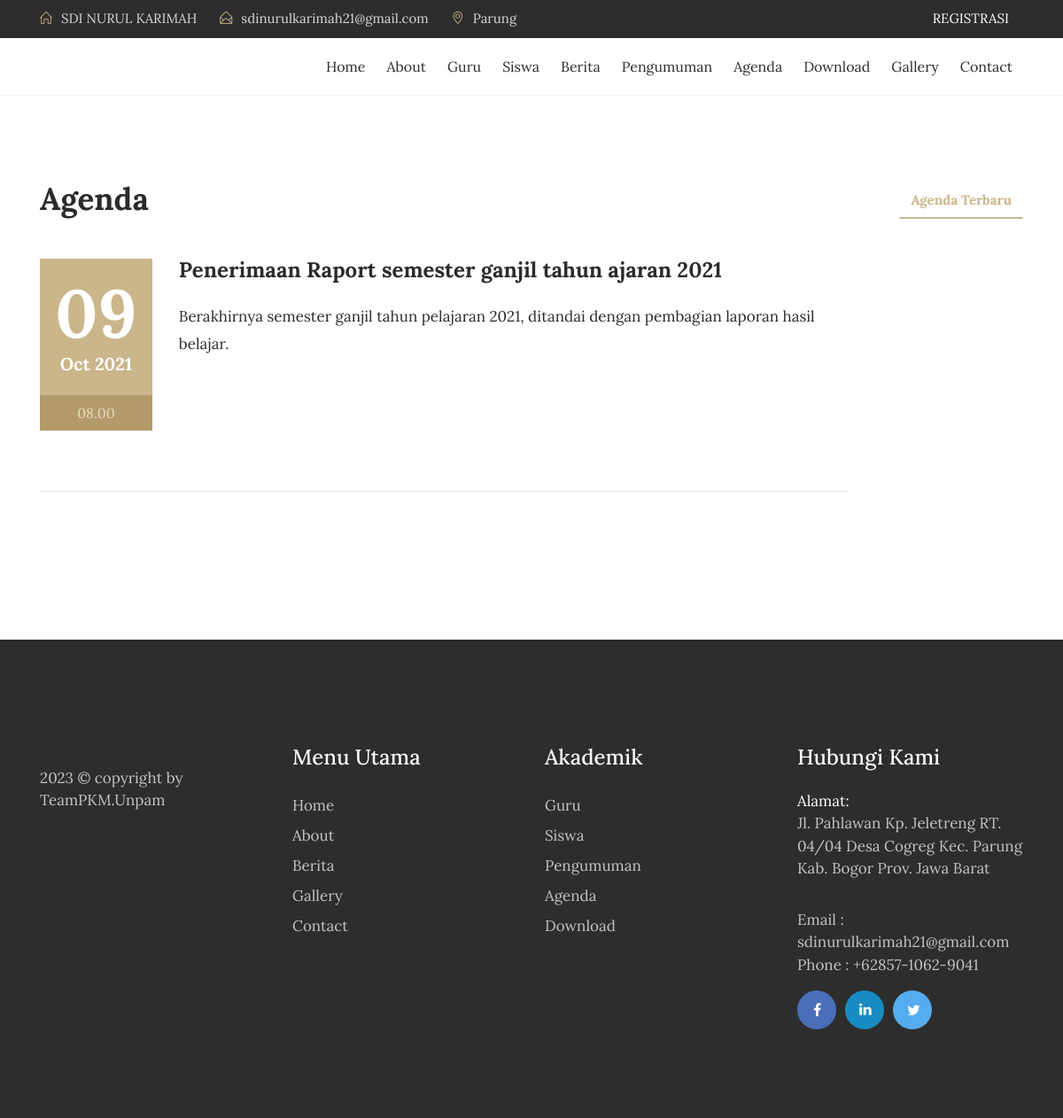
The page /index.php/agenda on the database its author committed.
### tables this page shows
CREATE TABLE `tbl_agenda` (
  `agenda_id` int(11) NOT NULL,
  `agenda_nama` varchar(200) DEFAULT NULL,
  `agenda_tanggal` timestamp NULL DEFAULT CURRENT_TIMESTAMP,
  `agenda_deskripsi` text,
  `agenda_mulai` date DEFAULT NULL,
  `agenda_selesai` date DEFAULT NULL,
  `agenda_tempat` varchar(90) DEFAULT NULL,
  `agenda_waktu` varchar(30) DEFAULT NULL,
  `agenda_keterangan` varchar(200) DEFAULT NULL,
  `agenda_author` varchar(60) DEFAULT NULL
);

### application/controllers/Agenda.php (called while the page is built, shortened)
<?php
class Agenda extends CI_Controller{
	function __construct(){
		$this->load->model('m_agenda');
		$this->load->model('m_pengunjung');
	}
	function index(){
		$jum=$this->m_agenda->agenda();
        $page=$this->uri->segment(3);
        if(!$page):
            $offset = 0;
        else:
            $offset = $page;
        endif;
        $limit=7;
        $config['base_url'] = base_url() . 'agenda/index/';
            $config['total_rows'] = $jum->num_rows();
            $config['per_page'] = $limit;
            $config['uri_segment'] = 3;
	          $config['full_tag_open']    = '<div class="pagging text-center"><nav><ul class="pagination justify-content-center">';
	          $config['full_tag_close']   = '</ul></nav></div>';
	          $config['num_tag_open']     = '<li class="page-item"><span class="page-link">';
	          $config['num_tag_close']    = '</span></li>';
	          $config['cur_tag_open']     = '<li class="page-item"><span class="page-link">';
	          $config['cur_tag_close']    = '<span class="sr-only">(current)</span></span></li>';
	          $config['next_tag_open']    = '<li class="page-item"><span class="page-link">';
	          $config['next_tagl_close']  = '<span aria-hidden="true">&raquo;</span></span></li>';
	          $config['prev_tag_open']    = '<li class="page-item"><span class="page-link">';
	          $config['prev_tagl_close']  = '</span>Next</li>';
	          $config['first_tag_open']   = '<li class="page-item"><span class="page-link">';
	          $config['first_tagl_close'] = '</span></li>';
	          $config['last_tag_open']    = '<li class="page-item"><span class="page-link">';
	          $config['last_tagl_close']  = '</span></li>';
            $config['first_link'] = 'Awal';
            $config['last_link'] = 'Akhir';
            $config['next_link'] = 'Next >>';
            $config['prev_link'] = '<< Prev';
            $this->pagination->initialize($config);
            $x['page'] =$this->pagination->create_links();
		$x['data']=$this->m_agenda->agenda_perpage($offset,$limit);
		$this->load->view('depan/v_agenda',$x);
	}
}

### index.php (called while the page is built, shortened)
<?php
require_once BASEPATH.'core/CodeIgniter.php';

### application/models/M_agenda.php (called while the page is built, shortened)
<?php
class M_agenda extends CI_Model{
	function agenda_perpage($offset,$limit){
		$hsl=$this->db->query("SELECT tbl_agenda.*,DATE_FORMAT(agenda_tanggal,'%d/%m/%Y') AS tanggal FROM tbl_agenda ORDER BY agenda_id DESC limit $offset,$limit");
		return $hsl;
	}
}

### application/views/depan/v_agenda.php (the view, shortened to what this page needs)
<!DOCTYPE html>
<html lang="en">
<head>
    <link rel="stylesheet" href="<?php echo base_url().'theme/css/bootstrap.min.css'?>">
    <link rel="stylesheet" href="<?php echo base_url().'theme/css/font-awesome.min.css'?>">
    <link rel="stylesheet" href="<?php echo base_url().'theme/css/simple-line-icons.css'?>">
    <link rel="stylesheet" href="<?php echo base_url().'theme/css/fullcalendar.min.css'?>" />
    <link rel="stylesheet" href="<?php echo base_url().'theme/css/owl.carousel.min.css'?>">
    <link href="<?php echo base_url().'theme/css/style.css'?>" rel="stylesheet">
</head>
<body>
  <div class="header-topbar">
      <div class="container">
          <div class="row">
              <div class="col-xs-6 col-sm-8 col-md-9">
                  <div class="header-top_address">
                      <div class="header-top_list">
                        <span class="icon-home"></span>SDI NURUL KARIMAH
                      </div>
                      <div class="header-top_list">
                          <span class="icon-envelope-open"></span>sdinurulkarimah21@gmail.com
                      </div>
                      <div class="header-top_list">
                          <span class="icon-location-pin"></span>Parung
                      </div>
                  </div>
                </div>
                <div class="col-xs-6 col-sm-4 col-md-3">
                    <div class="header-top_login mr-sm-3">
                        <a href="<?php echo site_url('regis');?>">REGISTRASI</a>
                    </div>
              </div>
          </div>
      </div>
  </div>
  <div data-toggle="affix" style="border-bottom:solid 1px #f2f2f2;">
      <div class="container nav-menu2">
          <div class="row">
              <div class="col-md-12">
                  <nav class="navbar navbar2 navbar-toggleable-md navbar-light bg-faded">
                      <div class="collapse navbar-collapse justify-content-end" id="navbarNavDropdown">
                          <ul class="navbar-nav">
                              <li class="nav-item">
                                  <a class="nav-link" href="<?php echo site_url('');?>">Home</a>
                              </li>
                              <li class="nav-item">
                                  <a class="nav-link" href="<?php echo site_url('about');?>">About</a>
                              </li>
                              <li class="nav-item">
                                  <a class="nav-link" href="<?php echo site_url('guru');?>">Guru</a>
                              </li>
                              <li class="nav-item">
                                  <a class="nav-link" href="<?php echo site_url('siswa');?>">Siswa</a>
                              </li>
                              <li class="nav-item">
                                  <a class="nav-link" href="<?php echo site_url('berita');?>">Berita</a>
                              </li>
                              <li class="nav-item">
                                  <a class="nav-link" href="<?php echo site_url('pengumuman');?>">Pengumuman</a>
                              </li>
                              <li class="nav-item">
                                  <a class="nav-link" href="<?php echo site_url('agenda');?>">Agenda</a>
                              </li>
                              <li class="nav-item">
                                  <a class="nav-link" href="<?php echo site_url('download');?>">Download</a>
                              </li>
                              <li class="nav-item">
                                  <a class="nav-link" href="<?php echo site_url('galeri');?>">Gallery</a>
                              </li>
                              <li class="nav-item">
                                <a class="nav-link" href="<?php echo site_url('contact');?>">Contact</a>
                              </li>
                        </ul>
                  </div>
                </nav>
              </div>
            </div>
          </div>
        </div>
<section class="events">
    <div class="container">
        <div class="row">
            <div class="col-md-4">
                <h2 class="event-title">Agenda</h2>
            </div>
            <div class="col-md-8">
                <ul class="nav nav-tabs" role="tablist">
                    <li class="nav-item nav-tab1">
                        <a class="nav-link tab-list active" data-toggle="tab" href="#upcoming-events" role="tab">Agenda Terbaru </a>
                    </li>
                </ul>
            </div>
        </div>
        <br>
        <div class="row">
            <div class="tab-content">
                <div class="tab-pane active" id="upcoming-events" role="tabpanel">
                  <?php foreach($data->result() as $row):?>
                    <div class="col-md-12">
                        <div class="row">
                            <div class="col-md-2">
                                <div class="event-date">
                                    <h4><?php echo date("d", strtotime($row->agenda_tanggal));?></h4> <span><?php echo date("M Y", strtotime($row->agenda_tanggal));?></span>
                                </div>
                                <span class="event-time"><?php echo $row->agenda_waktu;?></span>
                            </div>
                            <div class="col-md-10">
                                <div class="event-heading">
                                    <h3><?php echo $row->agenda_nama;?></h3>
                                    <p><?php echo $row->agenda_deskripsi;?></p>
                                </div>
                          </div>
                      </div>
                      <hr class="event-underline">
                  </div>
                <?php endforeach;?>
      <div class="col-md-12 text-center">
    </div>
</div>
</div>
</div>
</div>
</section>
<footer>
    <div class="container">
        <div class="row">
            <div class="col-md-3">
                <div class="foot-logo">
                    <p><?php echo date('Y');?> © copyright by TeamPKM.Unpam
                    </div>
                </div>
                <div class="col-md-3">
                    <div class="sitemap">
                        <h3>Menu Utama</h3>
                        <ul>
                            <li><a href="<?php echo site_url();?>">Home</a></li>
                            <li><a href="<?php echo site_url('about');?>">About</a></li>
                            <li><a href="<?php echo site_url('artikel');?>">Berita </a></li>
                            <li><a href="<?php echo site_url('galeri');?>">Gallery</a></li>
                            <li><a href="<?php echo site_url('contact');?>">Contact</a></li>
                        </ul>
                    </div>
                </div>
                <div class="col-md-3">
                  <div class="sitemap">
                      <h3>Akademik</h3>
                      <ul>
                          <li><a href="<?php echo site_url('guru');?>">Guru</a></li>
                          <li><a href="<?php echo site_url('siswa');?>">Siswa </a></li>
                          <li><a href="<?php echo site_url('pengumuman');?>">Pengumuman</a></li>
                          <li><a href="<?php echo site_url('agenda');?>">Agenda</a></li>
                          <li><a href="<?php echo site_url('download');?>">Download</a></li>
                      </ul>
                  </div>
                </div>
                <div class="col-md-3">
                    <div class="address">
                        <h3>Hubungi Kami</h3>
                        <p><span>Alamat: </span>
                    <br>Jl. Pahlawan Kp. Jeletreng RT. 04/04 Desa Cogreg Kec. Parung Kab. Bogor Prov. Jawa Barat</p>
                        <p>Email : sdinurulkarimah21@gmail.com
                            <br> Phone : +62857-1062-9041</p>
                            <ul class="footer-social-icons">
                                <li><a href="#"><i class="fa fa-facebook fa-fb" aria-hidden="true"></i></a></li>
                                <li><a href="#"><i class="fa fa-linkedin fa-in" aria-hidden="true"></i></a></li>
                                <li><a href="#"><i class="fa fa-twitter fa-tw" aria-hidden="true"></i></a></li>
                            </ul>
                        </div>
                    </div>
                </div>
            </div>
        </footer>
    </body>
    </html>

### rows shown on the page
tbl_agenda: agenda_tanggal "09", agenda_tanggal "Oct 2021", agenda_waktu "08.00", agenda_nama "Penerimaan Raport semester ganjil tahun ajaran 2021", agenda_deskripsi "Berakhirnya semester ganjil tahun pelajaran 2021, ditandai dengan pembagian laporan hasil belajar."
